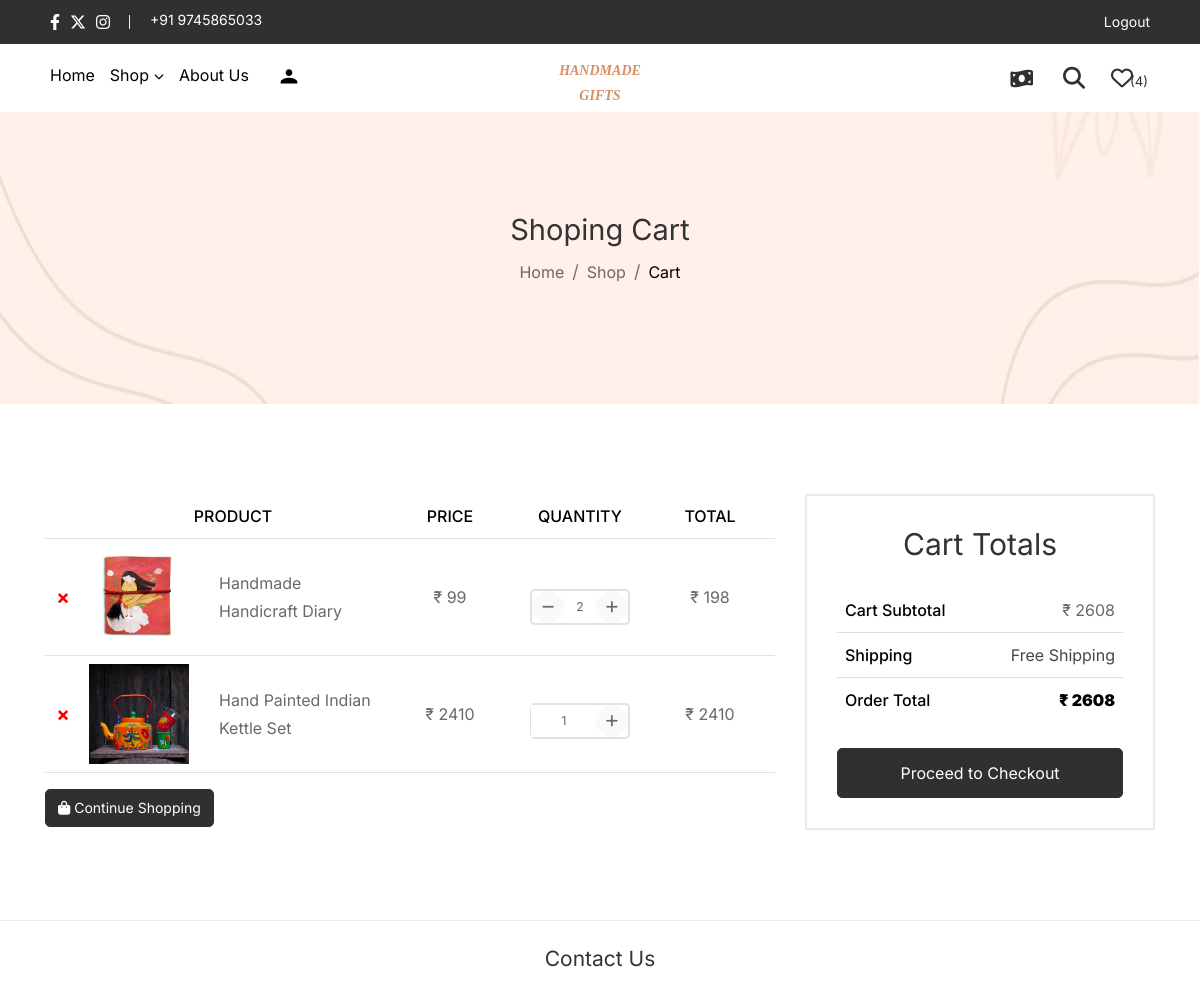
The app's page /cart/ (signed in) with its own data.
### myapp/models.py (models this page shows, shortened)
class CartItem(models.Model):
    user = models.ForeignKey(CustomUser, on_delete=models.CASCADE, related_name='cart_items')
    product = models.ForeignKey(Product, on_delete=models.CASCADE)
    quantity = models.PositiveIntegerField(default=1)
    added_on = models.DateTimeField(auto_now_add=True)

class Product(models.Model):
    CATEGORY_CHOICES = [
        ('accessories', 'Accessories'),
        ('clothing', 'Clothing'),
        ('arts', 'Arts'),
        ('handicrafts', 'Handicrafts'),
        ('all', 'All')
    ]
    category = models.CharField(max_length=20, choices=CATEGORY_CHOICES)
    name = models.CharField(max_length=100)
    description = models.TextField()
    price = models.DecimalField(max_digits=10, decimal_places=2)
    stock = models.IntegerField(default=0)
    seller = models.ForeignKey(CustomUser, on_delete=models.CASCADE, related_name='products')
    image_front = models.ImageField(upload_to='product_images/front', blank=True, null=True)
    image_back = models.ImageField(upload_to='product_images/back', blank=True, null=True)
    is_active = models.BooleanField(default=True)
    is_deleted = models.BooleanField(default=False)
    is_approved = models.BooleanField(default=False)

### myapp/views.py (the view, shortened to what this page needs)
# urls.py: path('cart/', views.cart_detail, name='cart'),
def cart_detail(request):
    if not request.user.is_authenticated:
        messages.warning(request, 'Please log in to view your cart.')
        return redirect('login')
    cart_items = CartItem.objects.filter(user=request.user).select_related('product')
    if cart_items.exists():
        item_totals = [{
            'item': cart_item,
            'total_price': cart_item.quantity * cart_item.product.price
        } for cart_item in cart_items]
        total_amount = sum([i['total_price'] for i in item_totals])
    else:
        item_totals = None
        total_amount = 0
    cart_is_empty = not cart_items.exists()
    wishlist_count = Wishlist.objects.filter(user=request.user).count()
    return render(request, 'cart.html', {
        'cart_items': cart_items,
        'item_totals': item_totals,
        'total_amount': total_amount,
        'cart_is_empty': cart_is_empty,
        'wishlist_count': wishlist_count,
    })

### template/cart.html (shortened to what this page needs)
{% load static %}
<!DOCTYPE html>
<html class="no-js" lang="en">
<head>
    <link rel="stylesheet" href="{% static 'css/bootstrap.min.css' %}">
    <link rel="stylesheet" href="{% static 'css/fontawesome-all.min.css' %}">
    <link rel="stylesheet" href="{% static 'css/swiper-bundle.min.css' %}">
    <link rel="stylesheet" href="{% static 'css/style.css' %}">
<body data-cart-empty="{{ cart_is_empty|yesno:'true,false' }}">
    <header class="header">
        <div class="header-top-area bg-dark">
            <div class="container-full px-50">
                <div class="row">
                    <div class="col py-2 py-lg-0 d-flex flex-column align-items-center flex-md-row justify-content-center justify-content-md-between">
                        <div class="header-top-area-left-side d-flex">
                            <div class="social-share d-flex gap-2 header-top-area-left-side-item">
                                <a class="social-share-link facebook" href="https://www.facebook.com/login.php"  aria-label="facebook">
                                    <i class="fab fa-facebook-f"></i>
                                </a>
                                <a class="social-share-link twitter" href="https://x.com/i/flow/login?input_flow_data=%7B%22requested_variant%22%3A%22eyJteCI6IjIifQ%3D%3D%22%7D"  aria-label="twitter">
                                    <i class="fa-brands fa-x-twitter"></i>
                                </a>
                                <a class="social-share-link instagram" href="https://www.instagram.com/accounts/login/"  aria-label="instagram">
                                    <i class="fa-brands fa-instagram"></i>
                                </a>
                            </div>
                            <div class="contact-number header-top-area-left-side-item">
                                <a href="tel:+1234567890">
                                    <span>+91 9745865033</span>
                                </a>
                            </div>
                        </div>
                        <div class="header-top-area-right-side d-flex">
                            <div class="header-top-area-right-side-item">
                                {% if user.is_authenticated %}
                                <a href="{% url 'logout' %}" class="icon-rt-user" >Logout</a>
                                {% else %}
                                <a href="{% url 'login' %}" >
                                    <i class="icon-rt-user"></i>
                                    Sign in
                                </a>
                                {% endif %}
                            </div>
                        </div>
                    </div>
                </div>
            </div>
        </div>
        <div class="hader-bottom-area sticky-header">
            <div class="container-full px-50">
                <div class="row align-items-center">
                    <div class="col-4 col-lg-5">
                        {% include 'nav.html' %}
                    </div>
                    <div class="col-4 col-lg-2">
                        <div class="logo text-center">
                            <a href="{% url 'index' %}" style="height: 50px; width: 100px; color: #d98f5f;">
                                <span style="font-weight: bold; font-style: italic; font-family: cursive;">HANDMADE GIFTS</span>
                            </a>
                        </div>
                    </div>
                    <div class="col-4 col-lg-5">
                        <div class="header-action d-flex justify-content-end">
                            {% if user.is_authenticated %}
                                {% if user.is_superuser %}
                                    <li class="header-action-item ">
                                        <div class="header-action-item hintT-bottom" data-hint="Admin Dashboard">
                                            <a href="{% url 'admin' %}" class="header-action-item">
                                                <i class="fa-solid fa-crown" style="font-size: 20px;"></i>
                                            </a>
                                        </div>
                                    </li>
                                {% elif user.type == 'seller' %}
                                    <li class="header-action-item ">
                                        <div class="header-action-item hintT-bottom" data-hint="Sell with Us">
                                            <a href="{% url 'seller_dashboard' %}" class="header-action-item">
                                                <i class="fa-solid fa-money-bill-wave" style="font-size: 20px;"></i>
                                            </a>
                                        </div>
                                    </li>
                                {% endif %}
                            {% endif %}
                            <button class="header-action-item d-none d-md-block" title="Search" type="button" data-bs-toggle="offcanvas" data-bs-target="#offcanvas-search">
                                <i class="fa-solid fa-magnifying-glass"></i>
                            </button>
                            <a href="{% url 'wishlist' %}" class="header-action-item" title="Wishlist">
                                <i class="fa-regular fa-heart"></i>
                                <span class="header-action-item-count">({{ wishlist_count }})</span>
                            </a>
                        </div>
                    </div>
                </div>
            </div>
        </div>
    </header>
    <main>
        <section class="breadcrumb-section">
            <div class="breadcrumb-image">
                <img src="{% static 'images/banners/breadcrumb_bag.jpg' %}" alt="breadcrumb bg" width="1920" height="292">
            </div>
            <div class="breadcrumb-content text-center">
                <h2 class="mb-2">Shoping Cart</h2>
                <nav aria-label="breadcrumb">
                    <ol class="breadcrumb justify-content-center">
                        <li class="breadcrumb-item"><a href="{% url 'index' %}">Home</a></li>
                        <li class="breadcrumb-item"><a href="{% url 'products_by_category' 'all' %}">shop</a></li>
                        <li class="breadcrumb-item active" aria-current="page">cart</li>
                    </ol>
                </nav>
            </div>
        </section>
        <section class="cart-page-section section-space-ptb border-bottom-1">
            <div class="container">
                <div class="row gy-8">
                    {% if not item_totals %}
                    <div class="col-lg-12 text-center">
                        <h3>Your cart is empty for now.</h3>
                        <p>Don’t worry! There’s plenty to explore.</p>
                        <div class="empty-cart-message text-center">
                            <p>
                                <a href="{% url 'products_by_category' 'all' %}" class="btn btn-dark">
                                    <i class="fas fa-shopping-bag"></i> Start shopping now
                                </a>
                            </p>
                        </div>
                    </div>
                    {% else %}
                    <div class="col-lg-8">
                        <div class="table-responsive">
                            <table class="cart-wishlist-table table align-middle">
                                <thead>
                                    <tr>
                                        <th class="remove"></th>
                                        <th class="name" colspan="2">Product</th>
                                        <th class="price">Price</th>
                                        <th class="quantity">Quantity</th>
                                        <th class="subtotal">Total</th>
                                    </tr>
                                </thead>
                                <tbody>
                                    {% for i in item_totals %}
                                    <tr>
                                        <td class="remove">
                                            <a href="{% url 'remove_from_cart' i.item.product.id %}" class="remove-btn  hintT-top" data-hint="Remove">×</a>
                                        </td>
                                        <td class="thumbnail">
                                            <a href="{% url 'product-details' i.item.product.id %}" target="_blank">
                                                <img src="{{ i.item.product.image_front.url }}"  alt="cart-product-1" width="100" height="100" loading="lazy">
                                            </a>
                                        </td>
                                        <td class="name">
                                            <a href="{% url 'product-details' i.item.product.id %}" target="_blank">{{ i.item.product.name }}</a>
                                        </td>
                                        <td class="price">₹ {{ i.item.product.price|floatformat:0 }}</td>
                                        <td class="quantity">
                                            <form class="cart-form" action="{% url 'cart' %}" method="POST">
                                                <div class="product-item-quantity input-group quantity mt-4" style="width: 100px;">
                                                    <div class="input-group-btn">
                                                        <button type="button" class="btn btn-sm btn-minus rounded-circle bg-light border"
                                                                onclick="updateQuantity(this, -1)"
                                                                {% if i.item.quantity == 1 %}style="display:none;"{% endif %}>
                                                            <i class="fa fa-minus"></i>
                                                        </button>
                                                    </div>
                                                    <input type="text" name="quantity" class="form-control form-control-sm text-center border-0" value="{{ i.item.quantity }}" readonly>
                                                    <div class="input-group-btn">
                                                        <button type="button" class="btn btn-sm btn-plus rounded-circle bg-light border"
                                                                onclick="updateQuantity(this, 1)">
                                                            <i class="fa fa-plus"></i>
                                                        </button>
                                                    </div>
                                                </div>
                                            </form>
                                        </td>
                                        <td class="subtotal">₹ {{ i.total_price|floatformat:0 }}</td>
                                    </tr>
                                    {% endfor %}
                                </tbody>
                            </table>
                        </div>
                        <div class="back-btn">
                            <a href="{% url 'products_by_category' 'all' %}"  class="btn btn-dark">
                                <i class="fas fa-shopping-bag"></i>&nbsp;Continue Shopping
                            </a>
                        </div>
                    </div>
                    <div class="col-lg-4">
                        <div class="cart_totals table-responsive">
                            <h3 class="text-center mb-5">Cart Totals</h3>
                            <table class="cart-totals-table table align-middle">
                                <tbody>
                                    <tr class="cart-subtotal">
                                        <th>Cart Subtotal</th>
                                        <td><span class="amount">₹ {{ total_amount|floatformat:0 }}</span></td>
                                    </tr>
                                    <tr class="shipping">
                                        <th>Shipping</th>
                                        <td>
                                            <ul class="text-end">
                                                <li class="d-flex gap-2 align-items-center justify-content-end">
                                                    <label class="checkout-form-label mb-0" for="free-shipping">Free Shipping</label>
                                                </li>
                                            </ul>
                                        </td>
                                    </tr>
                                    <tr class="order-total">
                                        <th>Order Total</th>
                                        <td class="order-total-amount"><strong><span class="amount">₹ {{ total_amount|floatformat:0 }}</span></strong></td>
                                    </tr>
                                </tbody>
                            </table>
                            <div class="button-area mt-5">
                                <a class="btn btn-dark btn-lg btn-full" href="{% url 'checkout' %}">Proceed to Checkout</a>
                            </div>
                        </div>
                    </div>
                    {% endif %}
                </div>
            </div>
        </section>
    </main>
    <footer class="footer-area" style="background-color: #fff; color: #333; text-align: center; padding: 20px;">
        <div class="footer-top-area">
            <div class="container">
                <div class="contact-us">
                    <a href="{% url 'contact-us' %}" class="widget--menu-link" style="color: #333; font-size: 1.5em; text-decoration: none;">
                        Contact Us
                    </a>
                </div>
            </div>
        </div>
    </footer>
</body>
</html>

### records on screen
CartItem: item.product.image_front (picture), item.product.name "Handmade Handicraft Diary", item.product.price "99", quantity "2", total_price "198"
CartItem: item.product.image_front (picture), item.product.name "Hand Painted Indian Kettle Set", item.product.price "2410", quantity "1", total_price "2410"

### other values on screen
{{ wishlist_count }} "4"
{{ total_amount|floatformat:0 }} "2608"
